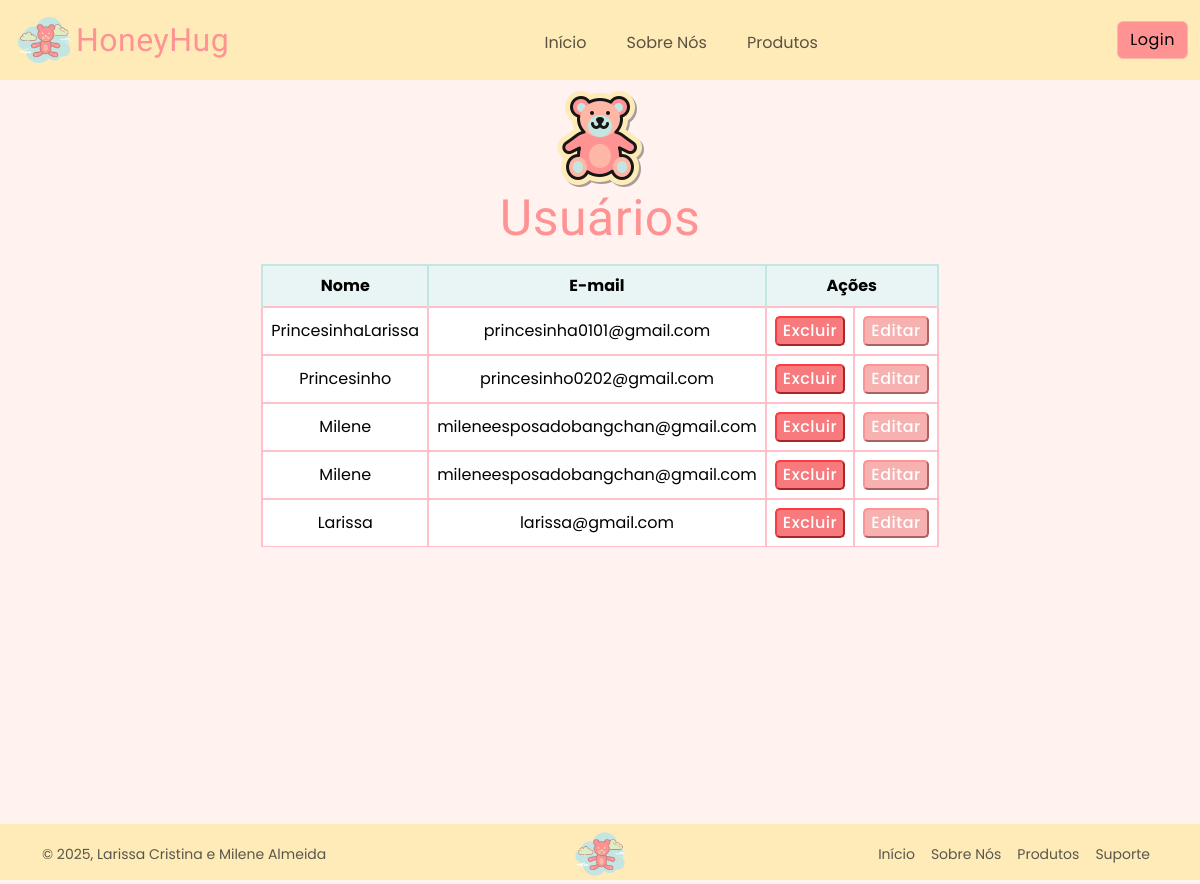
The page /usuarios on the database its author committed.
### app/models.py (models this page shows)
class Usuario(models.Model):
    nome = models.CharField(max_length = 100)
    email = models.EmailField()
    senha = models.CharField(max_length = 16)

### app/views.py (the view)
# urls.py: path('usuarios', views.exibirUsuarios , name = "exibirUsuarios"),
def exibirUsuarios(request):
    usuarios = Usuario.objects.all().values()
    return render(request, "usuarios.html", {'listUsuarios': usuarios})

### app/templates/usuarios.html (shortened to what this page needs)
{% extends 'template.html' %}
{% load static %}
{% block conteudo %}
<div class="users d-flex flex-column align-items-center justify-content-center mt-2 mb-2">
    <img src="{% static 'assets/users.png' %}" alt="">
    <h1 id="h1Usuarios">Usuários</h1>
</div>
    <table class="table table-hover p-3 m-auto" style="width: 40%;">
        <tr id="trUsuarios">
            <th>Nome</th>
            <th>E-mail</th>
            <th colspan= "2">Ações</th>
        </tr>
        {% for user in listUsuarios %}
            <tr>
                <td>{{user.nome}}</td>
                <td>{{user.email}}</td>
                <td><a href="{% url 'excluirUsuario' user.id %}"> <button  id="btnExcluir"> Excluir </button> </a></td>
                <td><a href="{% url 'editarUsuario' user.id %}"> <button id="btnEditar"> Editar</button> </a></td>
            </tr>
        {% endfor %}
    </table>
{% endblock %}

### app/static/template.css (style rules this page uses)
:root { --azul: #C3E6E2; --verde: #E1EDC1; --amarelo: #FFEBB8; --rosa1: #FFB7A5; --rosa2: #FF9394; }
body { margin: 0; padding: 0; box-sizing: border-box; background-color: #ffb7a52c; }
table { font-family: 'Poppins', sans-serif; border: 2px solid var(--azul-bebe); }
#h1Usuarios { font-family: "Cherry Bomb One", system-ui !important; font-size: 50px; color: #FF9394; letter-spacing: 0.5px; }
th, td { padding: 12px; text-align: center; }
td { border: 2px solid pink; }
th { background: #e9f5f4 !important; border: 2px solid var(--azul); font-family: "Poppins", serif; color: white; }
tr { vertical-align: middle; }
#btnEditar { background-color: #f8b1b1 !important; border-color: #FF9394 !important; border-radius: 5px; color: white !important; font-weight: 500; letter-spacing: 0.5px; font-family: "Poppins", sans-serif; transition: all .8s; }
#btnExcluir { background-color: #f86365d8 !important; border-color: #fa3b3f !important; border-radius: 5px; color: white !important; font-weight: 500; letter-spacing: 0.5px; font-family: "Poppins", sans-serif; transition: all .8s; }

### rows shown on the page
Usuario: nome "PrincesinhaLarissa", email "princesinha0101@gmail.com"
Usuario: nome "Princesinho", email "princesinho0202@gmail.com"
Usuario: nome "Milene", email "mileneesposadobangchan@gmail.com"
Usuario: nome "Milene", email "mileneesposadobangchan@gmail.com"
Usuario: nome "Larissa", email "larissa@gmail.com"
